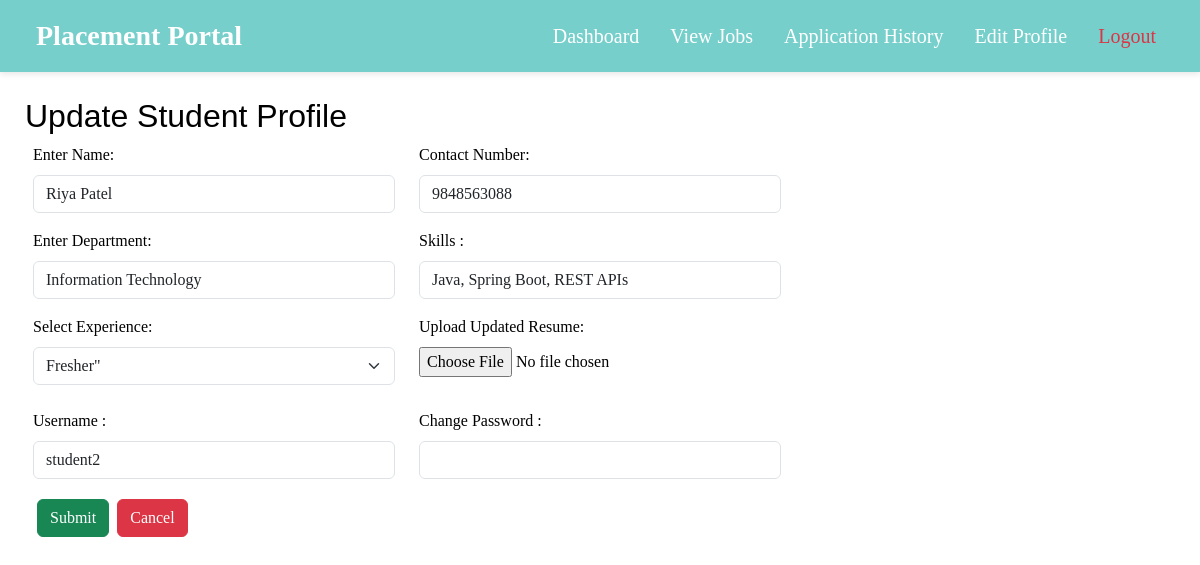
Screenshot of /student/2/editProfile (signed in) with the database file from the repository.
### models.py (models this page shows, shortened)
class Student(db.Model):
    __tablename__ = "students"
    studentId = db.Column(db.Integer,autoincrement = True, primary_key = True )
    userId = db.Column(db.Integer, db.ForeignKey("users.userId"), nullable = False)
    name = db.Column(db.String, nullable = False)
    contactNumber = db.Column(db.Integer , nullable = False)
    department = db.Column(db.String, nullable = False)
    resume = db.Column(db.String, nullable = False)
    experience = db.Column(db.String, nullable = False)
    skills = db.Column(db.String, nullable = False)
    user = db.relationship('User', back_populates = "student")
    applications = db.relationship('Application', back_populates = "student", lazy = True, cascade = "all, delete-orphan")

class User(db.Model, UserMixin):
    __tablename__ = "users"
    userId = db.Column(db.Integer, autoincrement = True, primary_key = True )
    username = db.Column(db.String, unique = True, nullable = False)
    passwordHash = db.Column(db.String , nullable = False)
    role = db.Column(db.String, nullable = False)
    active = db.Column(db.Boolean, nullable = False, default = True)
    student = db.relationship('Student', back_populates = "user", uselist = False, cascade = "all, delete-orphan")
    admin = db.relationship('Admin', back_populates = "user", uselist = False, cascade = "all, delete-orphan")
    company = db.relationship('Company', back_populates = "user", uselist = False, cascade = "all, delete-orphan")

### app.py (the view, shortened to what this page needs)
@app.route('/student/<int:studentId>/editProfile', methods = ['GET','POST'])
@role_required('Student')
def editProfile(studentId):
    if request.method == 'GET':
        student = Student.query.filter_by(studentId = studentId).first_or_404()
        return render_template('./student/editProfile.html', student = student)

### app.py (called while the page is built)
@loginManager.user_loader
def load_user(userId):
    return db.session.get(User, int(userId))

def role_required(role):
    def wrapper(func):
        @wraps(func)
        @login_required
        def decorated_function(*args, **kwargs):
            if current_user.role != role:
                abort(403)
            if current_user.active != True:
                flash("Waiting Admin Approval!", "danger")
            return func(*args,**kwargs)
        return decorated_function
    return wrapper

### templates/student/editProfile.html (shortened to what this page needs)
<!DOCTYPE html>
<html>
    <head>
        <link href="https://cdn.jsdelivr.net/npm/bootstrap@5.3.3/dist/css/bootstrap.min.css" rel="stylesheet">
        <link rel="stylesheet" href="../../static/css/style.css">
    </head>
    <body>
        <nav class="navbar navbar-expand-lg px-4" style="background-color: var(--primary-teal);">
    <div class="container-fluid">
        <a class="navbar-brand text-white" href="{{ url_for('showStudentDashboard', studentId=student.studentId) }}">
            Placement Portal
        </a>
        <div class="collapse navbar-collapse" id="studentNavbar">
            <ul class="navbar-nav ms-auto">
                <li class="nav-item">
                    <a class="nav-link text-white" href="{{ url_for('showStudentDashboard', studentId=student.studentId) }}">Dashboard</a>
                </li>
                <li class="nav-item">
                    <a class="nav-link text-white" href="{{ url_for('viewJobs', studentId=student.studentId) }}">View Jobs</a>
                </li>
                <li class="nav-item">
                    <a class="nav-link text-white" href="{{ url_for('viewHistory', studentId=student.studentId) }}">Application History</a>
                </li>
                <li class="nav-item">
                    <a class="nav-link text-white" href="{{ url_for('editProfile', studentId=student.studentId) }}">Edit Profile</a>
                </li>
                <li class="nav-item">
                    <a class="nav-link text-danger" href="{{ url_for('logout') }}">Logout</a>
                </li>
            </ul>
        </div>
    </div>
</nav>
        <div class = "content">
        <h2>Update Student Profile</h2>
        <form method = "POST" action = "/student/{{ student.studentId }}/editProfile" enctype="multipart/form-data">
            <div class = "d-flex flex-column gap-3 m-2">
            <div class = "row">
                <div class = "col-md-4">
                <label for = "name" class = "form-label">Enter Name: </label>
                <input type = "text" class = "form-control" required value = "{{ student.name }}"name = "name" required>
                </div>
                <div class = "col-md-4">
                <label for = "positionOpen" class = "form-label">Contact Number:</label>
                <input type = "text"  value = "{{ student.contactNumber }}" class = "form-control" required name="contact">
                </div>
            </div>
            <div class = "row">
                <div class = "col-md-4">
                <label for="position" class = "form-label">Enter Department:</label>
                <input type="text" name="dept" class = "form-control"  value = "{{ student.department }}" required>
                </div>
                <div class = "col-md-4">
                <label for = "skills" class = "form-label">Skills :</label>
                <input type = "text" name = "skills"  value = "{{ student.skills }}" class = "form-control" required>
                </div>
            </div>
            <div class = "row">
            <div class = "col-md-4">
                <label for = "exp" class = "form-label">Select Experience: </label>
                <select name = "exp" class="form-select mb-2" required>
                    <option value = "{{ student.experience }}">{{ student.experience }}"</option>
                </select>
                </div>
                 <div class = "col-md-4">
                    <label class  = "form-label" for = "resume">Upload Updated Resume:</label>
                    <input type = "file" class = "form-file" name = "resume">
                </div>
                </div>
                <div class = "row">
                <div class = "col-md-4">
                    <label class = "form-label" for="username">Username :</label>
                    <input type = "text" class = "form-control"  value = "{{ student.user.username }}" name = "username">
                </div>
                <div class = "col-md-4">
                    <label class = "form-label" for = "password">Change Password : </label>
                    <input type = "password" class = "form-control" name = "password">
                </div>
                </div>
            <div class="row">
            <div class = "col-md-4">
            <button type="submit" class = "btn btn-success">Submit</button>
            <a href = "{{ url_for('showStudentDashboard', studentId = student.studentId)}}" class = "btn btn-danger">Cancel</a>
            </div>
            </div>
        </form>
        </div>
    </body>
</html>

### static/css/style.css (style rules this page uses)
:root { --primary-teal: #76cfcb; --hover-purple: #ded5ff; --action-hover: #9b1aa0; --card-bg: rgb(227, 225, 250); --text-dark: #000000; --text-light: #ffffff; --border-radius-sm: 6px; --border-radius-lg: 12px; --nav-padding: 10px 20px; --transition-speed: 0.3s; --main-font: 'Times New Roman', Times, serif; --heading-font: 'Franklin Gothic Medium', 'Arial Narrow', Arial, sans-serif; }
body { font-family: var(--main-font); background-image: url('../images/background.png'); background-size: cover; background-position: center; background-attachment: fixed; color: var(--text-dark); }
.navbar { position: sticky; top: 0; z-index: 1030; box-shadow: 0 2px 6px rgba(0, 0, 0, 0.1); background-color: var(--primary-teal); padding: var(--nav-padding); }
.navbar-brand { color: var(--text-light); font-weight: bold; font-size: 28px; }
.nav-link { color: var(--text-light); margin-left: 15px; font-size: 20px; transition: color var(--transition-speed); }
.content { padding: 25px; }
h2 { font-family: var(--heading-font); }
form button { padding: 2px; margin: 4px; }

### rows the page displays
Student: name "Riya Patel", contact "9848563088", dept "Information Technology", skills "Java, Spring Boot, REST APIs", exp "Fresher\""
User: username "student2"
